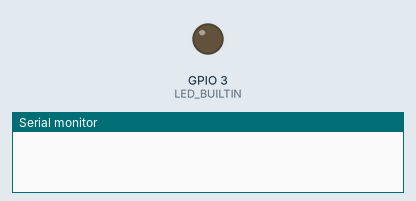
This sketch was run on a simulated ESP32-C3. On the bench: output pins drawn as LEDs (lit = HIGH), the last lines printed to the serial monitor. At 11.0 s the program puts the board to deep sleep or switches it off; the recording ends there.

Above: at 0.0 s.
At 1.1 s:
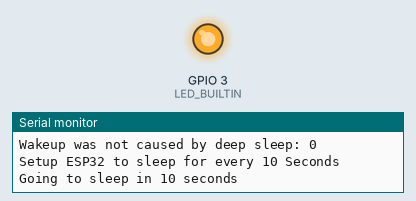
Timing chart, 0 to 2.6 s (numbered marks = the images above):
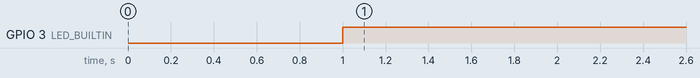

Measured:
- by itself, GPIO 3 (LED_BUILTIN): LOW → HIGH at 1.0 s

The sketch:

ESP32-C3_DeepSleep.ino
```cpp
/* File: ESP32-C3_DeepSleep.ino
 *
 * based on https://github.com/Xinyuan-LilyGO/LilyGo-T-OI-PLUS/blob/main/example/deepsleep/deepsleep.ino
 * Author: Pranav Cherukupalli <cherukupallip@gmail.com>
 */

#define SERIAL 1  // disable serial communiaction

#define LED_BUILTIN 3  // Green LED at GPIO3 on T-OI plus ESP32-C3

#define uS_TO_S_FACTOR 1000000ULL   /* Conversion factor for micro seconds to seconds */
#define TIME_TO_SLEEP  10           /* Time ESP32 will go to sleep (in seconds) */

RTC_DATA_ATTR int bootCount = 0;

// Method to print the reason by which ESP32 has been awaken from sleep

void print_wakeup_reason()
{
  esp_sleep_wakeup_cause_t wakeup_reason;
  wakeup_reason = esp_sleep_get_wakeup_cause();

  switch(wakeup_reason)
  {
    case ESP_SLEEP_WAKEUP_EXT0 : Serial.println("Wakeup caused by external signal using RTC_IO"); break;
    case ESP_SLEEP_WAKEUP_EXT1 : Serial.println("Wakeup caused by external signal using RTC_CNTL"); break;
    case ESP_SLEEP_WAKEUP_TIMER : Serial.println("Wakeup caused by timer"); break;
    case ESP_SLEEP_WAKEUP_TOUCHPAD : Serial.println("Wakeup caused by touchpad"); break;
    case ESP_SLEEP_WAKEUP_ULP : Serial.println("Wakeup caused by ULP program"); break;
    default : Serial.printf("Wakeup was not caused by deep sleep: %d\n",wakeup_reason); break;
  }
}

void setup()
{
  if (SERIAL) Serial.begin(115200);
  delay(1000); // Wait for Serial Monitor

  pinMode(LED_BUILTIN, OUTPUT);
  digitalWrite(LED_BUILTIN, HIGH);   // turn the LED on (HIGH is the voltage level)


  ++bootCount; //Increment boot number and print it every reboot
  if (SERIAL) Serial.println("Boot number: " + String(bootCount));

  if (SERIAL) print_wakeup_reason(); //Print the wakeup reason for ESP32

  esp_sleep_enable_timer_wakeup(TIME_TO_SLEEP * uS_TO_S_FACTOR);
  if (SERIAL) Serial.println("Setup ESP32 to sleep for every " + String(TIME_TO_SLEEP) + " Seconds");

  /*
  Next we decide what all peripherals to shut down/keep on
  By default, ESP32 will automatically power down the peripherals
  not needed by the wakeup source, but if you want to be a poweruser
  this is for you. Read in detail at the API docs
  http://esp-idf.readthedocs.io/en/latest/api-reference/system/deep_sleep.html
  Left the line commented as an example of how to configure peripherals.
  The line below turns off all RTC peripherals in deep sleep.
  */
  //esp_deep_sleep_pd_config(ESP_PD_DOMAIN_RTC_PERIPH, ESP_PD_OPTION_OFF);
  //Serial.println("Configured all RTC Peripherals to be powered down in sleep");

  /*
  Now that we have setup a wake cause and if needed setup the
  peripherals state in deep sleep, we can now start going to
  deep sleep.
  In the case that no wake up sources were provided but deep
  sleep was started, it will sleep forever unless hardware
  reset occurs.
  */
  if (SERIAL) Serial.println("Going to sleep in 10 seconds");
  if (SERIAL) Serial.flush();
  delay(10000);
  esp_deep_sleep_start();
  if (SERIAL) Serial.println("This will never be printed");
}

void loop()
{
  //This is not going to be called
}
```
